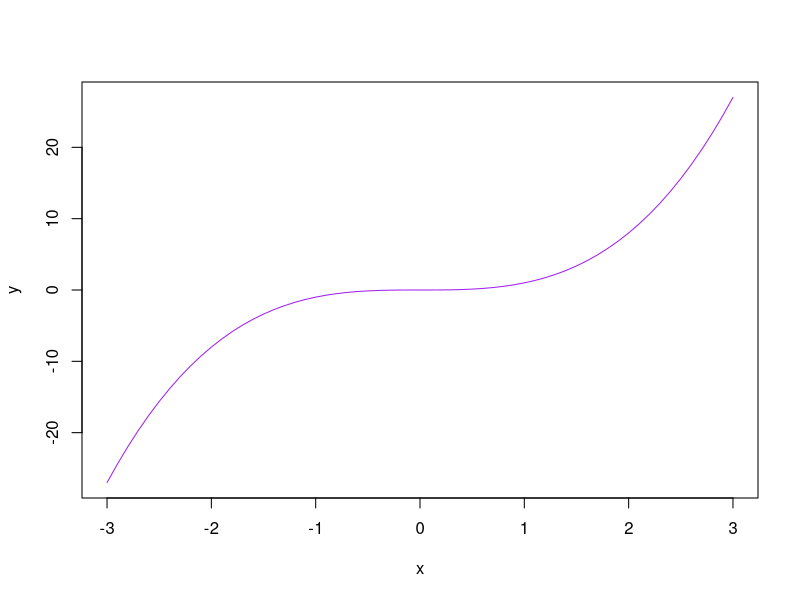

Source code (R):
x = seq( from = -3 , to = 3 , by = 0.1 )   # Specify vector of x values.
y = x^3                                    # Specify corresponding y values.
plot( x , y , col="purple" , type="l" )   # Plot the x,y points as a blue line.
